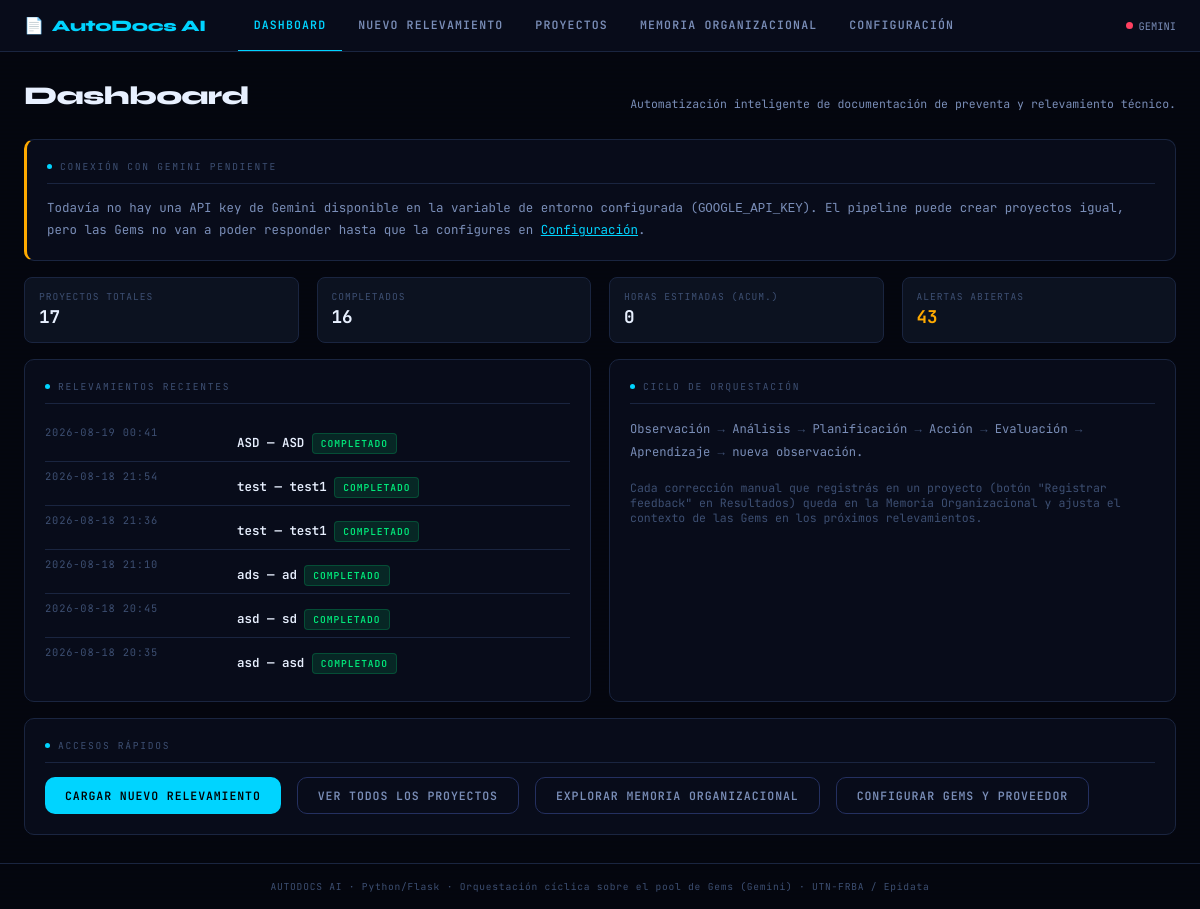
Before: / with the older database file.
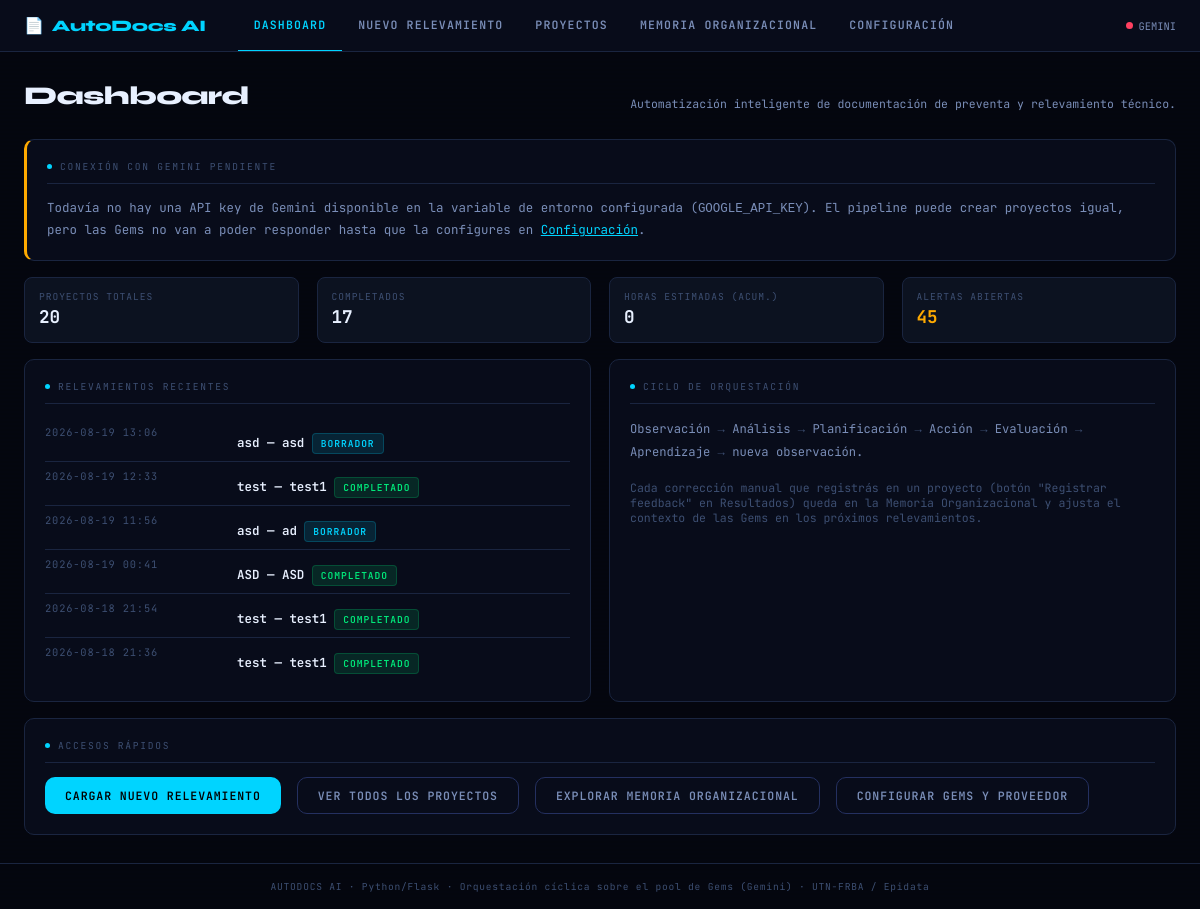
After: the same page with the newer database file.
### tables this page shows
CREATE TABLE proyectos (
    id                      INTEGER PRIMARY KEY AUTOINCREMENT,
    cliente                 TEXT NOT NULL,
    proceso                 TEXT NOT NULL,
    tecnologia              TEXT,       -- UiPath / Power Automate / Rocketbot / Make.com...
    criticidad              TEXT,       -- Baja / Media / Alta
    presupuesto_hs          REAL,
    analista                TEXT,
    transcripcion_original  TEXT,
    transcripcion_sanitizada TEXT,
    reemplazos_pii          INTEGER DEFAULT 0,
    flujo_estructurado      TEXT,       -- JSON: salida del Agente de Ingesta
    estado                  TEXT DEFAULT 'borrador',  -- borrador|procesando|completado|frenado|error
    motivo_freno            TEXT,       -- si estado = 'frenado' (Límite Operativo de Entrada)
    creado                  TEXT DEFAULT CURRENT_TIMESTAMP,
    actualizado             TEXT DEFAULT CURRENT_TIMESTAMP
);

### ui/app.py (the view)
    @app.route("/")
    def dashboard():
        stats = ProyectoRepository.dashboard_stats()
        key_status = ConfigManager.key_status()
        return render_template("index.html", stats=stats, key_status=key_status)

### core/config_manager.py (called while the page is built)
    @staticmethod
    def key_status() -> dict:
        cfg = ConfigManager.load()
        status = {}
        for pname in ["gemini"]:
            pcfg = cfg["providers"].get(pname, {})
            env_var = pcfg.get("env_key_name", "")
            key_val = os.getenv(env_var, "").strip() if env_var else ""
            status[pname] = {"ok": bool(key_val), "env_var": env_var}
        return status

### core/db.py (called while the page is built)
def get_conn() -> sqlite3.Connection:
    DB_PATH.parent.mkdir(exist_ok=True)
    conn = sqlite3.connect(DB_PATH)
    conn.row_factory = sqlite3.Row
    conn.execute("PRAGMA foreign_keys = ON")
    return conn

### ui/templates/index.html (shortened to what this page needs)
{% extends "base.html" %}
{% block content %}
<div class="page-header">
  <h1>Dashboard</h1>
  <p>Automatización inteligente de documentación de preventa y relevamiento técnico.</p>
</div>
{% if not key_status.gemini.ok %}
<div class="panel mb-4" style="border-left:3px solid var(--amber)">
  <div class="panel-title"><span class="dot"></span>Conexión con Gemini pendiente</div>
  <p style="font-size:.78rem; color:var(--text-mid); line-height:1.6">
    Todavía no hay una API key de Gemini disponible en la variable de entorno configurada
    (<code>{{ key_status.gemini.env_var }}</code>). El pipeline puede crear proyectos igual,
    pero las Gems no van a poder responder hasta que la configures en
    <a href="/configuracion" style="color:var(--cyan)">Configuración</a>.
  </p>
</div>
{% endif %}
<div class="grid-4 mb-4">
  <div class="chip">
    <span class="chip-label">Proyectos totales</span>
    <span class="chip-value">{{ stats.total_proyectos }}</span>
  </div>
  <div class="chip">
    <span class="chip-label">Completados</span>
    <span class="chip-value">{{ stats.completados }}</span>
  </div>
  <div class="chip">
    <span class="chip-label">Horas estimadas (acum.)</span>
    <span class="chip-value">{{ stats.horas_estimadas }}</span>
  </div>
  <div class="chip">
    <span class="chip-label">Alertas abiertas</span>
    <span class="chip-value" style="{% if stats.alertas_abiertas %}color:var(--amber){% endif %}">{{ stats.alertas_abiertas }}</span>
  </div>
</div>
<div class="grid-2 mb-4">
  <div class="panel">
    <div class="panel-title"><span class="dot"></span>Relevamientos recientes</div>
    {% if stats.recientes %}
      {% for p in stats.recientes %}
      <div class="kv">
        <div class="kv-key">{{ p.creado[:16] }}</div>
        <div class="kv-val">
          <a href="{% if p.estado == 'completado' %}/resultado/{{ p.id }}{% else %}/procesamiento/{{ p.id }}{% endif %}" style="color:var(--text-hi); text-decoration:none">
            {{ p.cliente }} — {{ p.proceso }}
          </a>
          {% if p.estado == 'completado' %}<span class="tag tag-green mt-2">Completado</span>
          {% elif p.estado == 'frenado' %}<span class="tag tag-red mt-2">Frenado</span>
          {% elif p.estado == 'procesando' %}<span class="tag tag-amber mt-2">Procesando</span>
          {% else %}<span class="tag tag-cyan mt-2">Borrador</span>{% endif %}
        </div>
      </div>
      {% endfor %}
    {% else %}
      <p class="result-box empty">Todavía no cargaste ningún relevamiento. Empezá por "Nuevo Relevamiento".</p>
    {% endif %}
  </div>
  <div class="panel">
    <div class="panel-title"><span class="dot"></span>Ciclo de orquestación</div>
    <p style="font-size:.76rem; color:var(--text-mid); line-height:1.9">
      Observación <span style="color:var(--text-lo)">→</span>
      Análisis <span style="color:var(--text-lo)">→</span>
      Planificación <span style="color:var(--text-lo)">→</span>
      Acción <span style="color:var(--text-lo)">→</span>
      Evaluación <span style="color:var(--text-lo)">→</span>
      Aprendizaje <span style="color:var(--text-lo)">→</span> nueva observación.
    </p>
    <p class="mt-4" style="font-size:.72rem; color:var(--text-lo)">
      Cada corrección manual que registrás en un proyecto (botón "Registrar feedback" en
      Resultados) queda en la Memoria Organizacional y ajusta el contexto de las Gems en
      los próximos relevamientos.
    </p>
  </div>
</div>
<div class="panel">
  <div class="panel-title"><span class="dot"></span>Accesos rápidos</div>
  <div class="flex gap-4 wrap">
    <a href="/relevamiento/nuevo" class="btn btn-primary">Cargar nuevo relevamiento</a>
    <a href="/proyectos" class="btn btn-secondary">Ver todos los proyectos</a>
    <a href="/memoria" class="btn btn-secondary">Explorar memoria organizacional</a>
    <a href="/configuracion" class="btn btn-secondary">Configurar Gems y proveedor</a>
  </div>
</div>
{% endblock %}

Changed rows visible on the page:
no longer on this page (row unchanged): proyectos: creado "2026-08-18 21:10", cliente "ads", proceso "ad", estado "COMPLETADO"
no longer on this page (row unchanged): proyectos: creado "2026-08-18 20:45", cliente "asd", proceso "sd", estado "COMPLETADO"
no longer on this page (row unchanged): proyectos: creado "2026-08-18 20:35", cliente "asd", proceso "asd", estado "COMPLETADO"
added proyectos: creado "2026-08-19 13:06", cliente "asd", proceso "asd", estado "BORRADOR"
added proyectos: creado "2026-08-19 12:33", cliente "test", proceso "test1", estado "COMPLETADO"
added proyectos: creado "2026-08-19 11:56", cliente "asd", proceso "ad", estado "BORRADOR"
Other visible differences:
{{ stats.total_proyectos }}: "17" → "20"
{{ stats.completados }}: "16" → "17"
{{ stats.alertas_abiertas }}: "43" → "45"
